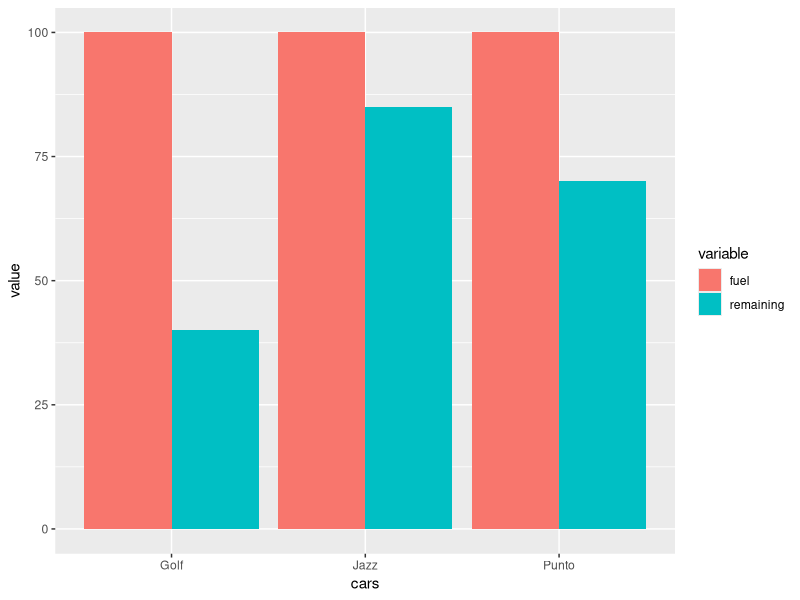

This chart was generated by the following R code:
# 
# R demonstration of Standard Procedural code.
# 


library(ggplot2)
library(reshape2)

cars <- c('Punto', 'Golf', 'Jazz')
colour <- c('beige', 'gold', 'neon pink')
fuel <- c(100,100,100) # inital fuel tank percent full
ppm <- c(10,20,5) # percent per mile fuel usage

remaining <- c()
miles <- 3

for (i in 1:length(fuel)) {
  remaining <- c(remaining, (fuel[i] - (ppm[i]*3)))
}

car_frame <- data.frame(cars, fuel, remaining)
car_frame.m <- melt(car_frame, id.vars='cars')

ggplot(car_frame.m, aes(cars, value)) +   
  geom_bar(aes(fill = variable), position = "dodge", stat="identity")